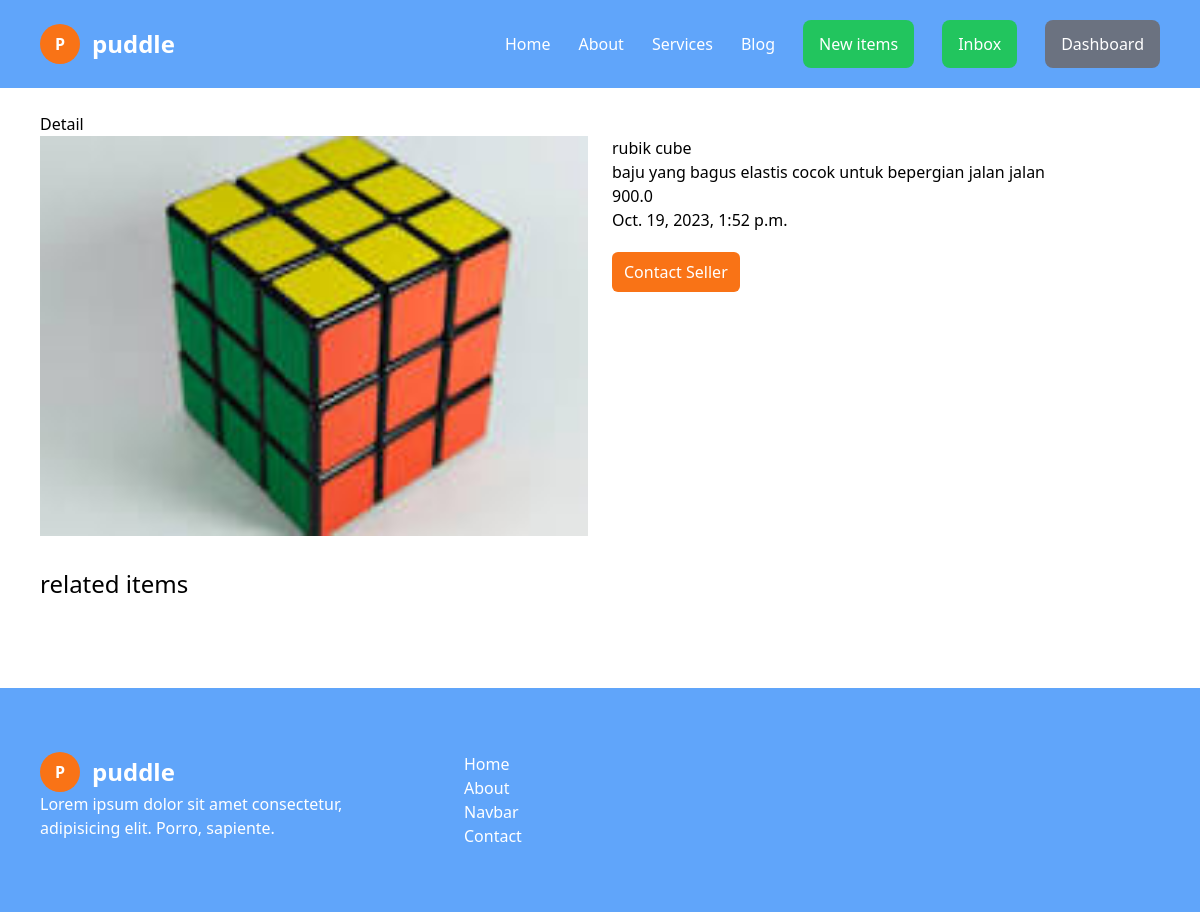
Screenshot of /items/1/ (signed in) with the database file from the repository.
### items/models.py (models this page shows, shortened)
class Items(models.Model):
    category = models.ForeignKey(Category, related_name="items", on_delete=models.CASCADE)
    nama = models.CharField(max_length=200)
    description = models.TextField(null=True, blank=True)
    price = models.FloatField()
    image = models.ImageField(upload_to="item_images", blank=True, null=True )
    is_sold = models.BooleanField(default=False)
    created_by = models.ForeignKey(User, related_name="user", on_delete=models.CASCADE)
    created_at = models.DateTimeField(auto_now_add=True)
    class Meta:
        verbose_name_plural = 'Items'

### items/views.py (the view)
# urls.py: path('<int:pk>/', Detail, name='detaill'),
@login_required
def Detail(request, pk):
   item = get_object_or_404(Items, pk=pk )
   related_items = Items.objects.filter(category=item.category, is_sold=False).exclude(pk=pk)[0:3]
   return render(request, 'item/detail.html', {
    "item":item,
    'related_items':related_items
   })

### items/templates/item/detail.html (shortened to what this page needs)
{% extends 'core/core.html' %}
{% block content %}
<div class="pt-28 px-10 mb-14">
    <h1 class="tet-2xl text-black">Detail</h1>
   <div class="grid grid-cols-2 gap-6">
    <div class="">
        <img src="{{item.image.url}}" alt="" class="w-[full] h-[400px]">
    </div>
    <div class="">
        <h1>{{item.nama}}</h1>
        <p>{{item.description}}</p>
        <p>{{item.price}}</p>
        <p>{{item.created_at}}</p>
        <a href="" class="text-white bg-orange-500 px-3 py-2 rounded-md mt-5 block max-w-max">Contact Seller</a>
    </div>
   </div>
   <div class="">
    <h1 class="my-8 text-2xl text-black">related items</h1>
   </div>
</div>
{% endblock %}

### rows the page displays
Items: image (picture), nama "rubik cube", description "baju yang bagus elastis cocok untuk bepergian jalan jalan", price "900.0", created_at "Oct. 19, 2023, 1:52 p.m."
